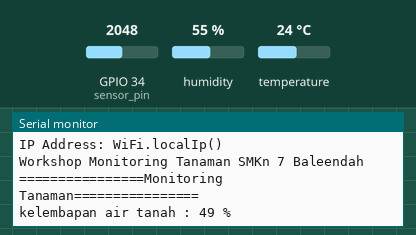
This sketch was run on a simulated ESP32. On the bench: the last lines printed to the serial monitor. The test bench sets the inputs (shaded band); at power-on: humidity 55 %, GPIO 34 (sensor_pin) = 2048, temperature 24 °C. WiFi joins after 1.5 s; servers stay silent unless stated.

Above: at 3.5 s.
3.6 s: humidity set to 22 %
At 5.5 s:
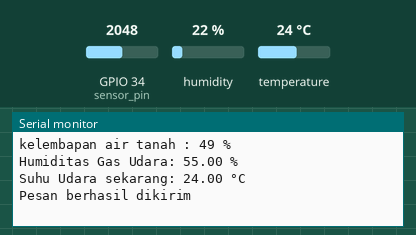
7.7 s: GPIO 34 (sensor_pin) set to 2866
At 7.86 s:
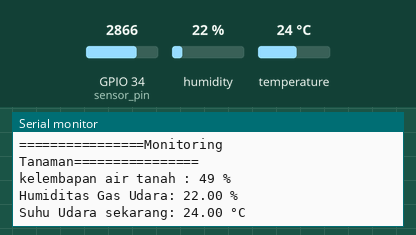
11.8 s: temperature set to 12 °C
At 12.8 s:
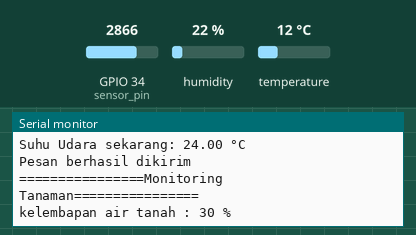
15.9 s: GPIO 34 (sensor_pin) set to 3603
At 19.7 s:
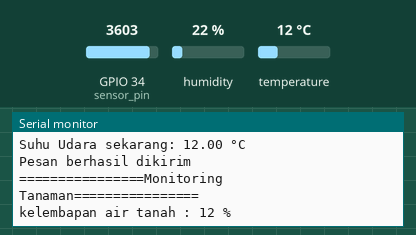
20.0 s: humidity set to 40 %
At 22.1 s:
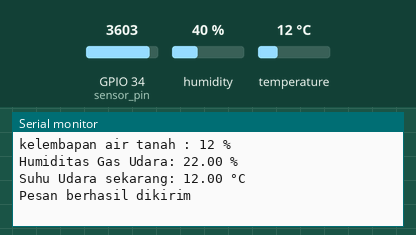
Timing chart, 0 to 23.6 s (numbered marks = the images above; inputs shaded):
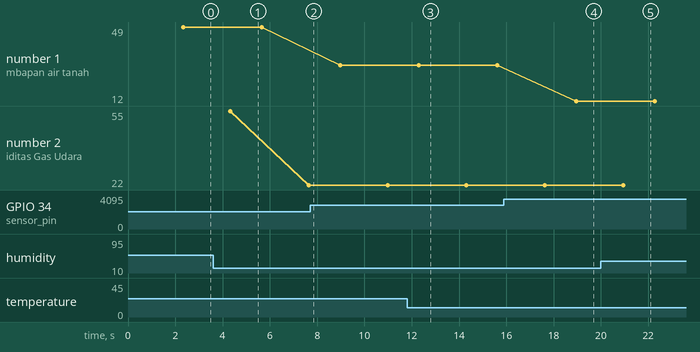

The sketch:

sketch_jan25a.ino
```cpp
#include "DHT.h"
#define DHTPIN 4
#define DHTTYPE DHT11
#include <WiFi.h>
#include <WiFiClientSecure.h>
#include <UniversalTelegramBot.h>
#include <ArduinoJson.h>
DHT dht(DHTPIN, DHTTYPE);
int M,sensor_analog;
const int sensor_pin =34;

const char* ssid ="POCO X5 Pro 5G";
const char* password ="AkuUltramannn";
#define CHAT_ID "1444762430"
#define BOTtoken "6398151720:AAEB52JiAzE8WfcVmMSUKxVF5phrvguGrAw"

WiFiClientSecure client;
UniversalTelegramBot bot(BOTtoken, client);
int botRequestDelay = 1000;
unsigned long lastTimeBotRan;

void setup() {
  Serial.begin(115200);

  Serial.print("Connectin Wifi:");
  Serial.println(ssid);
  WiFi.mode(WIFI_STA);
  WiFi.begin(ssid, password);
  client.setCACert(TELEGRAM_CERTIFICATE_ROOT);
  Serial.println("");
  Serial.println("WiFi Connected!");
  Serial.print("IP Address: ");
  Serial.println("WiFi.localIp()");

  bot.sendMessage(CHAT_ID, "Tunggu dulu.. Monitoring akan segera dimulai", "");

  delay(2000);
  Serial.print("Workshop Monitoring Tanaman SMKn 7 Baleendah\n");
  dht.begin();


  while(WiFi.status() != WL_CONNECTED){
    Serial.print(".");
    delay(500);
  }
}


void loop() {
  sensor_analog = analogRead(sensor_pin);
  M = (100 - ((sensor_analog/4095.00)*100));
  float t = dht.readTemperature();
  float h = dht.readHumidity();
  if (isnan (h) || isnan (t) || isnan (M)) {
    Serial.println("Sensor Tidak tebaca!");
    return;
  }
  Serial.print("================Monitoring Tanaman================\n");
  Serial.print("kelembapan air tanah : ");
  Serial.print(M);
  Serial.print(" % \n");
  delay(2000);
  Serial.print("Humiditas Gas Udara: ");
  Serial.print(h);
  Serial.println(" %");
  Serial.print("Suhu Udara sekarang: ");
  Serial.print(t);
  Serial.println(" °C");
  kirimPesanTelegram(h, t, M);
}

void kirimPesanTelegram(float h, float t, int M){
  String pesan = "Hai sayang.. Suhu saat ini : " + String(t, 2) + "℃\n" +
                  "Lalu Humaditas udara saat ini : " + String(h, 2) + "%\n" +
                  "Tingkat kelembapan saat ini : " + String(M) + "%\n" + "Selamat menjalankan aktfitas sayaaaanggg<3" ;

  if (bot.sendMessage(CHAT_ID, pesan, "Markdown")){
    Serial.println("Pesan berhasil dikirim");
  }else{
    Serial.println("gagal mengirim pesan");
  }

  delay(1000);
}
```

Measured:
- after the input at 15.9 s, the serial monitor: prints a new line after 3.1 s (image 4)
- plotted number 1: 49 → 30 after the input at 7.7 s
- plotted number 2: 22 → 40 after the input at 20.0 s
